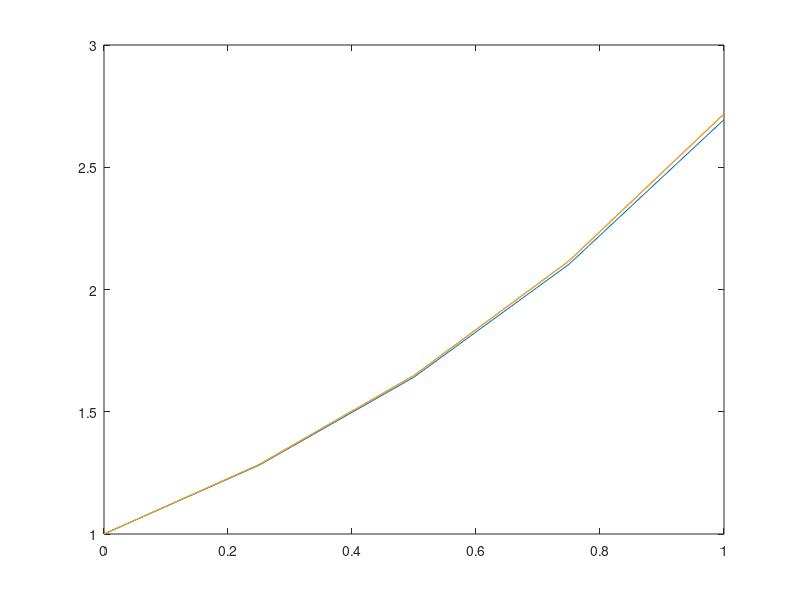

This figure's MATLAB source:
clear
clc

h=0.25;
a=0;
b=1;
t=[a:h:b];
x=zeros(1,((b-a)/h)+1);
y=zeros(1,((b-a)/h)+1);
x(1) =1;
y(1)=1;
n=(b-a)/h;

function valor=f(t,x)
  valor=x;
end

%metodo RK2
for i= 1:n
  k1=f(t(i),x(i));
  k2=f(t(i)+1,x(i)+(h*k1));
  x(i+1) =x(i)+((h/2)*(k1+k2));
 end
RK2=x()

%metodo RK4
for i= 1:n
  k1=f(t(i),y(i));
  k2=f(t(i)+(h/2),y(i)+(h/2)*k1);
  k3=f(t(i)+(h/2),y(i)+(h/2)*k2);
  k4=f(t(i)+1,y(i)+h*k3);
  y(i+1) =y(i)+((h/6)*(k1+(2*(k2+k3))+k4));
 end
RK4=y()

%exata
exata=exp(t)

%graficos
plot(t,x, t,y, t,exata)

%erro maximo
erroRK2=norm(x-exata)
erroRK4=norm(y-exata)



